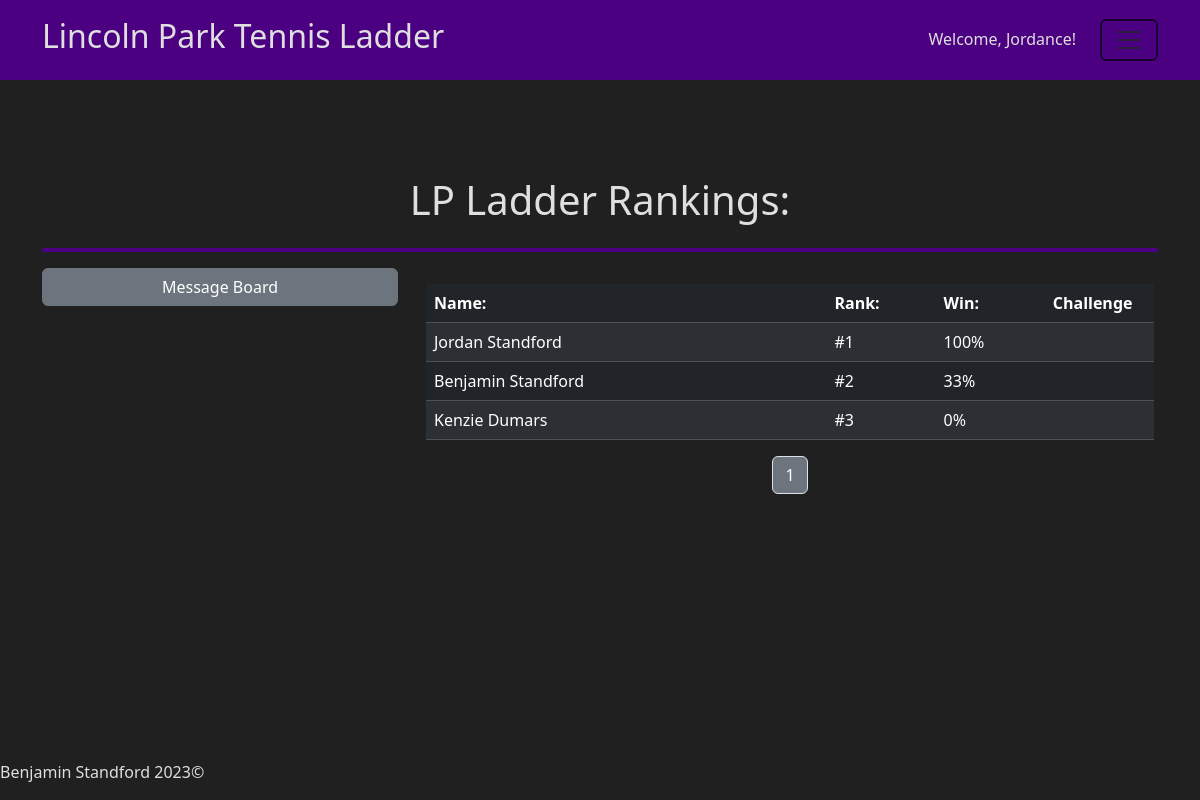
The app's page / (signed in) with its own data.
### app/helpers.py (models this page shows, shortened)
class User(db.Model):
    id = db.Column(db.Integer(), primary_key=True)
    first= db.Column(db.String(255), nullable=False)
    last = db.Column(db.String(255), nullable=False)
    username = db.Column(db.String(255), unique=True, nullable=False)
    password = db.Column(db.LargeBinary, nullable=False)
    salt = db.Column(db.LargeBinary, nullable=False)
    email = db.Column(db.String(255), unique=True, nullable=False)
    phone = db.Column(db.String(255))
    rank = db.Column(db.Integer(), default=0)
    date_joined = db.Column(db.DateTime, default=datetime.utcnow)
    matches = db.relationship("Match", secondary=user_match, backref="players")
    temp_matches = db.relationship("Temp_match", secondary=user_temp, backref="players")
    matches_won = db.relationship("Match", backref="winner", foreign_keys="Match.winner_id", lazy=True)
    matches_lost = db.relationship("Match", backref="loser", foreign_keys="Match.loser_id", lazy=True)
    temp_matches_won = db.relationship("Temp_match", backref="winner", foreign_keys="Temp_match.winner_id", lazy=True)
    temp_matches_lost = db.relationship("Temp_match", backref="loser", foreign_keys="Temp_match.loser_id", lazy=True)
    msg_sent = db.relationship("Chat", backref="sender", foreign_keys="Chat.sender_id", lazy=True)
    msg_received = db.relationship("Chat", backref="recipient", foreign_keys="Chat.recipient_id", lazy=True)

### app/routes.py (the view, shortened to what this page needs)
@app.route("/", methods=["GET", "POST"])
def index():
    if request.method == "GET":
        page = request.args.get('page')
        if page == None:
            page = 1
        players, pages = h.get_players(int(page))
        if "USER" in session:
            user = h.get_user()
        else:
            user = None
        messages = h.get_broadcast_messages()
        return render_template("index.html", players=players, pages=pages, user=user, spread=c.CHALLENGE_SPREAD, messages=messages)

### app/helpers.py (called while the page is built)
def get_user():
    user = User.query.filter_by(id=session["USER"]).first()
    return user

def get_players(page):
    results = c.RESULTS_PER_PAGE * page
    players = User.query.filter(User.rank.between(results-(c.RESULTS_PER_PAGE-1), results)).all()
    p = math.ceil(User.query.count() / c.RESULTS_PER_PAGE)
    x = 1
    pages = []
    while x <= p:
        pages.append(x)
        x += 1
    return players, pages

def get_broadcast_messages():
    messages = Chat.query.filter_by(broadcast=True).all()
    for message in messages:
        message.time = format_timestamp(message.timestamp)
    return messages

def format_timestamp(timestamp):
    timestamp = pytz.utc.localize(timestamp)
    timestamp = timestamp.astimezone(pytz.timezone("Us/Eastern"))
    time = timestamp.strftime(c.TIMESTAMP_FULL)
    return time

### app/templates/index.html (shortened to what this page needs)
{% extends "layout.html" %}
{% block main %}
    <div class="container">
        <div class="p-5"></div>
        <div class="row">
        <div class="col text-center"><h1>LP Ladder Rankings:</h1></div>
        </div>
        <hr class="border-4 opacity-100">
        <div class="row justify-content-center">
            <div class="col-12 col-md-4">
                    <button class="btn btn-secondary" id="chat-btn" style="width: 100%" type="button" data-bs-toggle="collapse" data-bs-target="#collapseExample" aria-expanded="false" aria-controls="collapseExample">
                        Message Board
                    </button>
            </div>
            <div class="col-12 col-md-8 p-3">
                <table class="table table-dark table-striped table-hover">
                    <thead>
                        <tr>
                            <th style="width: 55%">Name:</th>
                            <th style="width: 15%">Rank:</th>
                            <th style="width: 15%">Win:</th>
                            {% if 'USER' in session %}
                                <th style="width: 15%">Challenge</th>
                            {% endif %}
                        </tr>
                    </thead>
                    <tbody>
                        {% for player in players|sort(attribute='rank') %}
                            <tr>
                                <td><a href="/profile?id={{ player.id }}" style="text-decoration: none">{{ player.first }} {{ player.last }}</a></td>
                                <td>#{{ player.rank }}</td>
                                <td>{% if player.matches %}
                                        {{ ((player.matches_won|count/player.matches|count)*100)|round|int }}%
                                    {% else %}
                                        N/A
                                    {% endif %}
                                </td>
                                {% if 'USER' in session %}
                                    <td>
                                    </td>
                                {% endif %}
                            </tr>
                        {% endfor %}
                    </tbody>
                </table>
                <nav aria-label="Page navigation">
                    <ul class="pagination justify-content-center">
                        {% for page in pages %}
                            <li class="page-item"><a class="page-link text-bg-secondary" href="/?page={{ page }}">{{ page }}</a></li>
                        {% endfor %}
                    </ul>
                  </nav>
            </div>
        </div>
    </div>
{% endblock %}

### app/templates/layout.html (shortened to what this page needs)
<!DOCTYPE <!DOCTYPE html>
<html lang="en">
    <head>
        <link href="https://cdn.jsdelivr.net/npm/bootstrap@5.3.2/dist/css/bootstrap.min.css" rel="stylesheet">
        <link rel="stylesheet" href={{ url_for("static", filename="styles.css") }}>
    </head>
    <body>
        <header class="sticky-top">
            <div class="container">
                {% if page == 'register' %}
                <div class="row align-items-center justify-content-between" id="header-row">
                    <div class="col-12 col-md-3 col-lg-5 text-center text-md-start">
                        <a href="/" id="logo" alt="Logo">
                            <h2>Lincoln Park Tennis Ladder</h2>
                        </a>
                    </div>
                    </div>
                        {% else %}
                        <div class="row align-items-center justify-content-between" id="header-row">
                            <div class="col-12 col-md-7 text-center text-md-start">
                                <a href="/" id="logo" alt="Logo">
                                    <h2>Lincoln Park Tennis Ladder</h2>
                                </a>
                            </div>
                        <div class="col-12 col-md-5">
                            <div class="row justify-content-center justify-content-md-end">
                                <div class="col-auto">
                                    <p>Welcome, <a href="/profile?id={{ session['USER'] }}" class="plain">{{ session['USERNAME'] }}! </a></p>
                                </div>
                                <div class="col-auto">
                                    <div class="navbar">
                                        <button class="navbar-toggler" type="button" data-bs-toggle="dropdown" aria-expanded="false">
                                            <span class="navbar-toggler-icon"></span>
                                        </button>
                                    </div>
                                </div>
                        </div>
                    {% endif %}
                </div>
            </div>
        </header>
        <main>
            {% block main %}
            {% endblock %}
            <div class="p-5"></div>
        </main>
        <footer class="fixed-bottom">
            <address>Benjamin Standford 2023©</address>
        </footer>
    </body>
</html>

### app/static/styles.css (style rules this page uses)
body { background-color: #202020; color: #dfdfdf; }
header { background-color:indigo; }
a { color: inherit; text-decoration: none; }
hr { color:indigo; }
.navbar-toggler { border: 2px solid; }
#header-row { min-height: 80px; }

### records on screen
User: USERNAME "Jordance", first "Jordan", last "Standford", rank "1", matches_won "100"
User: first "Benjamin", last "Standford", rank "2", matches_won "33"
User: first "Kenzie", last "Dumars", rank "3", matches_won "0"

### other values on screen
{{ page }} "1"
